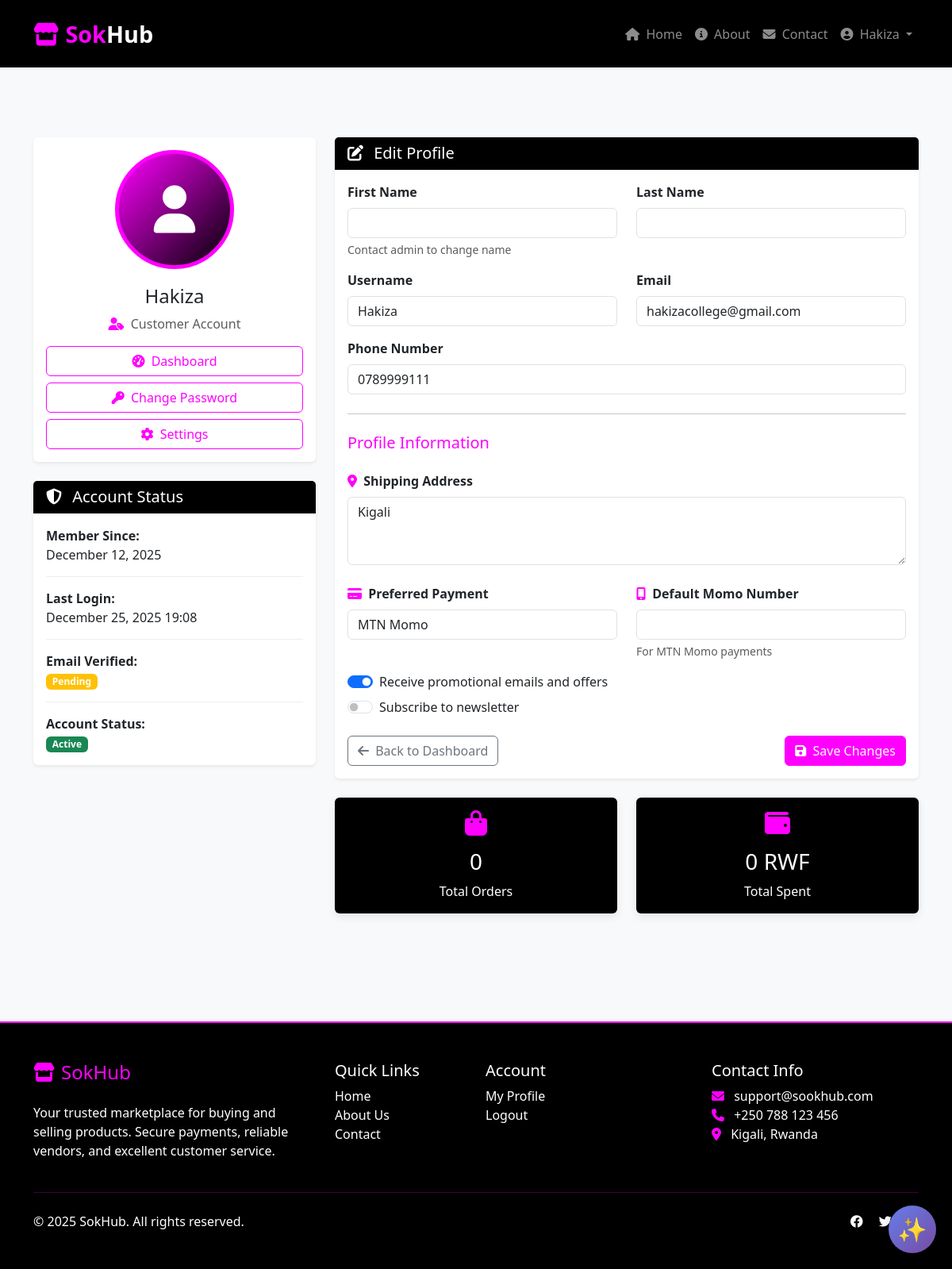
The page /customer/profile/ (signed in) on the database as committed earlier.
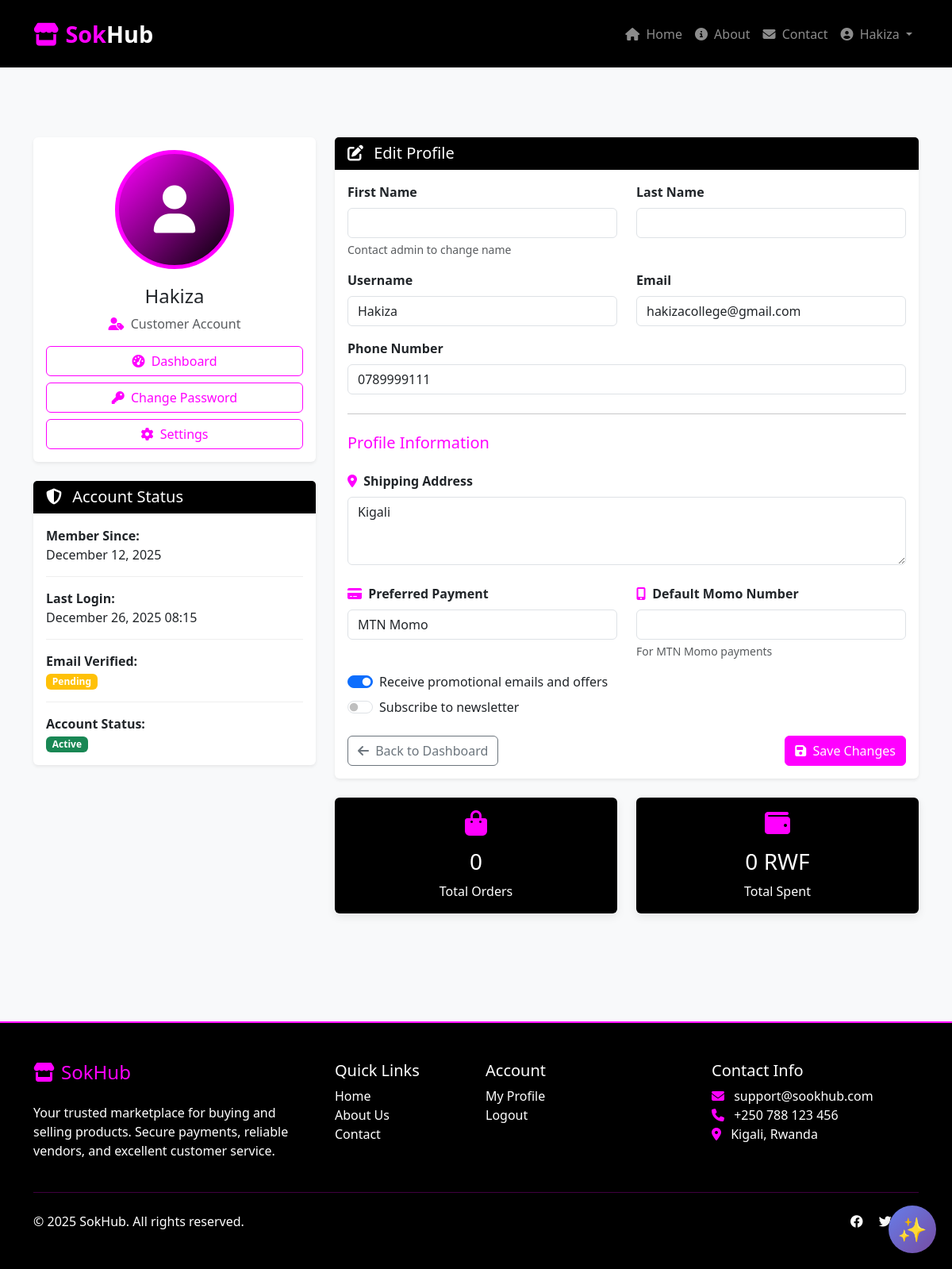
The same page on the database as committed later.
### customer/models.py (models this page shows, shortened)
class User(AbstractUser):
    USER_TYPE_CHOICES = (
        ('vendor', 'Vendor'),
        ('customer', 'Customer'),
        ('admin', 'Admin'),
    )
    user_type = models.CharField(max_length=20, choices=USER_TYPE_CHOICES, default='customer')
    phone = models.CharField(max_length=15, blank=True)
    location = models.TextField()
    email = models.EmailField(unique=True)
    date_joined = models.DateTimeField(auto_now_add=True)
    is_email_verified = models.BooleanField(default=False)

### customer/views.py (the view)
# urls.py: path('profile/', views.profile_view, name='profile'),
@login_required
def profile_view(request):
    user = request.user
    if user.user_type == 'vendor':
        return vendor_profile(request)
    elif user.user_type == 'customer':
        return customer_profile(request)
    else:
        return redirect('home')

### customer/form.py
class CustomerProfileForm(forms.ModelForm):
    class Meta:
        model = CustomerProfile
        fields = ['shipping_address', 'preferred_payment', 'default_momo_number',
                 'receive_promotions', 'newsletter_subscription']
        widgets = {
            'shipping_address': forms.Textarea(attrs={'class': 'form-control', 'rows': 3}),
            'preferred_payment': forms.Select(attrs={'class': 'form-control'}),
            'default_momo_number': forms.TextInput(attrs={'class': 'form-control'}),
            'receive_promotions': forms.CheckboxInput(attrs={'class': 'form-check-input'}),
            'newsletter_subscription': forms.CheckboxInput(attrs={'class': 'form-check-input'}),
        }

### customer/templates/consumer/customer_profile.html (shortened to what the changed rows need)
{% extends "base.html" %}
{% block content %}
<div class="container py-5">
    <div class="row">
        <div class="col-lg-4">
            <div class="card shadow-sm mb-4">
                <div class="card-body text-center">
                    <div class="profile-avatar">
                        <i class="fas fa-user"></i>
                    </div>
                    <h4>{{ user.get_full_name|default:user.username }}</h4>
                    <p class="text-muted mb-3">
                        <i class="fas fa-user-tag me-1 text-magenta"></i> Customer Account
                    </p>
                    <div class="d-grid gap-2">
                        <a href="{% url 'customer_dashboard' %}" class="btn btn-outline-magenta">
                        </a>
                        <a href="{% url 'password_change' %}" class="btn btn-outline-magenta">
                        </a>
                        <a href="{% url 'account_settings' %}" class="btn btn-outline-magenta">
                        </a>
                    </div>
                </div>
            </div>
            <div class="card shadow-sm">
                <div class="card-body">
                    <div class="info-item">
                        <strong>Member Since:</strong>
                        <p class="mb-0">{{ user.date_joined|date:"F d, Y" }}</p>
                    </div>
                    <div class="info-item">
                        <strong>Last Login:</strong>
                        <p class="mb-0">{{ user.last_login|date:"F d, Y H:i" }}</p>
                    </div>
                </div>
            </div>
        </div>
        <div class="col-lg-8">
            <div class="card shadow-sm">
                <div class="card-body">
                    <form method="post" novalidate>
                        <div class="row">
                            <div class="col-md-6 mb-3">
                                <label class="form-label fw-bold">Username</label>
                                <input type="text" class="form-control" value="{{ user.username }}" readonly>
                            </div>
                            <div class="col-md-6 mb-3">
                                <label class="form-label fw-bold">Email</label>
                                <input type="email" class="form-control" value="{{ user.email }}" readonly>
                            </div>
                        </div>
                        <div class="mb-3">
                            <label class="form-label fw-bold">Phone Number</label>
                            <input type="text" class="form-control" value="{{ user.phone }}" readonly>
                        </div>
                    </form>
                </div>
            </div>
        </div>
    </div>
</div>
{% endblock %}

### customer/templates/base.html (shortened to what the changed rows need)
<!DOCTYPE html>
<html lang="en">
<head>
    <link href="https://cdn.jsdelivr.net/npm/bootstrap@5.3.0/dist/css/bootstrap.min.css" rel="stylesheet">
    <link rel="stylesheet" href="https://cdnjs.cloudflare.com/ajax/libs/font-awesome/6.4.0/css/all.min.css">
</head>
<body>
    <nav class="navbar navbar-expand-lg navbar-dark bg-black py-3">
        <div class="container">
            <div class="collapse navbar-collapse" id="navbarNav">
                <ul class="navbar-nav ms-auto">
                    {% if user.is_authenticated %}
                    <li class="nav-item dropdown">
                        <a class="nav-link dropdown-toggle" href="#" id="navbarDropdown" role="button"
                            data-bs-toggle="dropdown">
                            <i class="fas fa-user-circle me-1"></i> {{ user.username }}
                        </a>
                    </li>
                    {% endif %}
                </ul>
            </div>
        </div>
    </nav>
    <main class="py-4">
        {% block content %}{% endblock %}
    </main>
</body>
</html>

Rows that differ between the two databases and show on the page:
changed User "Hakiza": last_login "December 25, 2025 19:08" → "December 26, 2025 08:15"
